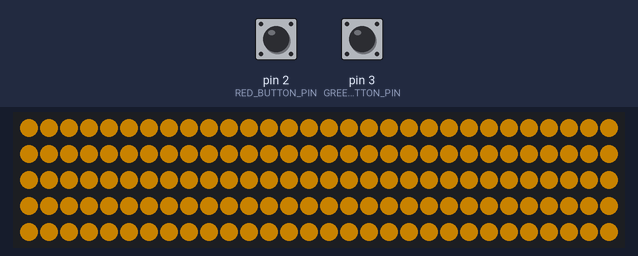
The sketch below on a simulated Arduino Uno, built with avr-gcc and run on an emulated ATmega328P. Parts: 150 RGB LEDs in strip order, left to right, continuing on the next row. Inputs (shaded band) come from the test bench; at power-on: pin 2 (RED_BUTTON_PIN) HIGH, pin 3 (GREEN_BUTTON_PIN) HIGH. Dim RGB values are drawn brighter than linear.

Above: at 1.1 s.
At 2.1 s:
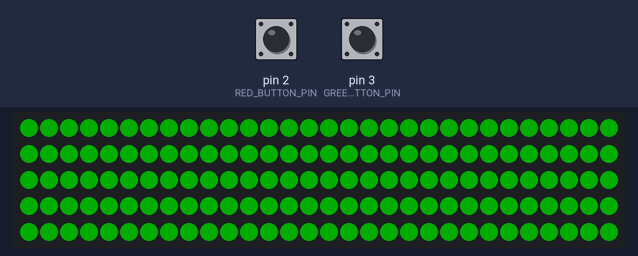
4.3 s: pin 2 (RED_BUTTON_PIN) pulled LOW for 1 s
At 5.6 s:
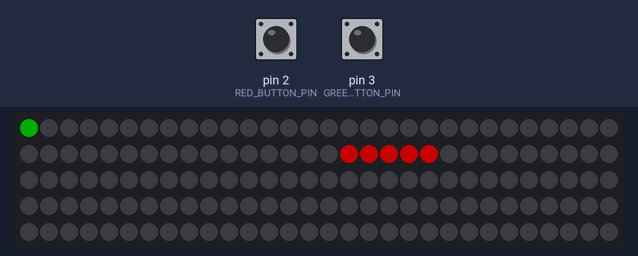
6.8 s: pin 3 (GREEN_BUTTON_PIN) pulled LOW for 3.2 s
11.5 s: pin 2 (RED_BUTTON_PIN) pulled LOW for 0.15 s
13.1 s: pin 3 (GREEN_BUTTON_PIN) pulled LOW for 0.15 s
Timing chart, 0 to 15.7 s (numbered marks = the images above; inputs shaded):
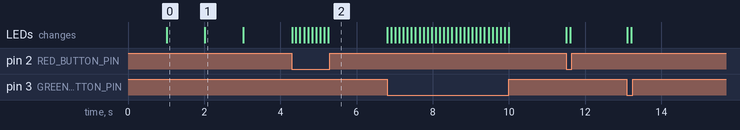

Measured:
- after the input at 4.3 s, the LEDs: first change at once (image 2 shows a later state)
- what the display in image 0 shows lasts 1.0 s, from 1.0 s to 2.0 s

The sketch:

led-race.ino
```cpp
#include <FastLED.h>

#define LED_PIN     6
#define NUM_LEDS    150
#define BRIGHTNESS  100
#define LED_TYPE    WS2812B
#define COLOR_ORDER GRB

#define RED_BUTTON_PIN   2
#define GREEN_BUTTON_PIN 3

#define STEP_SIZE    5
#define NUM_TURNS    2

CRGB leds[NUM_LEDS];

int redSteps = 0;
int greenSteps = 0;
bool gameOver = false;
CRGB winnerColor;
unsigned long gameOverTime = 0;
bool gameStarted = false;

void setup() {
  FastLED.addLeds<LED_TYPE, LED_PIN, COLOR_ORDER>(leds, NUM_LEDS);
  FastLED.setBrightness(BRIGHTNESS);

  pinMode(RED_BUTTON_PIN, INPUT_PULLUP);
  pinMode(GREEN_BUTTON_PIN, INPUT_PULLUP);

  startCountdown();  // Geri sayım ve yarış başlangıcı
}

void loop() {
  if (!gameStarted) return;

  if (gameOver) {
    blinkWinner();

    // 10 saniye sonra oyunu sıfırla
    if (millis() - gameOverTime >= 10000) {
      resetGame();
      startCountdown();
    }
    return;
  }

  // KIRMIZI oyuncu
  if (digitalRead(RED_BUTTON_PIN) == LOW) {
    redSteps += STEP_SIZE;
    if (redSteps >= NUM_LEDS * NUM_TURNS) {
      gameOver = true;
      winnerColor = CRGB::Red;
      gameOverTime = millis();
    }
    updateLEDs();
    delay(100);
  }

  // YEŞİL oyuncu
  if (digitalRead(GREEN_BUTTON_PIN) == LOW) {
    greenSteps += STEP_SIZE;
    if (greenSteps >= NUM_LEDS * NUM_TURNS) {
      gameOver = true;
      winnerColor = CRGB::Green;
      gameOverTime = millis();
    }
    updateLEDs();
    delay(100);
  }
}

void updateLEDs() {
  fill_solid(leds, NUM_LEDS, CRGB::Black);

  for (int i = 0; i < STEP_SIZE; i++) {
    int posRed = (redSteps - i + NUM_LEDS) % NUM_LEDS;
    if (redSteps >= i) leds[posRed] = CRGB::Red;

    int posGreen = (greenSteps - i + NUM_LEDS) % NUM_LEDS;
    if (greenSteps >= i) leds[posGreen] = CRGB::Green;
  }

  FastLED.show();
}

void blinkWinner() {
  static bool state = false;
  static unsigned long lastToggle = 0;
  const int blinkInterval = 500;

  unsigned long now = millis();
  if (now - lastToggle >= blinkInterval) {
    state = !state;
    lastToggle = now;

    fill_solid(leds, NUM_LEDS, state ? winnerColor : CRGB::Black);
    FastLED.show();
  }
}

void resetGame() {
  redSteps = 0;
  greenSteps = 0;
  gameOver = false;
  gameStarted = false;
  fill_solid(leds, NUM_LEDS, CRGB::Black);
  FastLED.show();
}

// 🚦 Geri Sayım: 3-2-1 başla!
void startCountdown() {
  fill_solid(leds, NUM_LEDS, CRGB::Red);
  FastLED.show();
  delay(1000);

  fill_solid(leds, NUM_LEDS, CRGB::Orange);
  FastLED.show();
  delay(1000);

  fill_solid(leds, NUM_LEDS, CRGB::Green);
  FastLED.show();
  delay(1000);

  fill_solid(leds, NUM_LEDS, CRGB::Black);
  FastLED.show();

  gameStarted = true;
}
```
